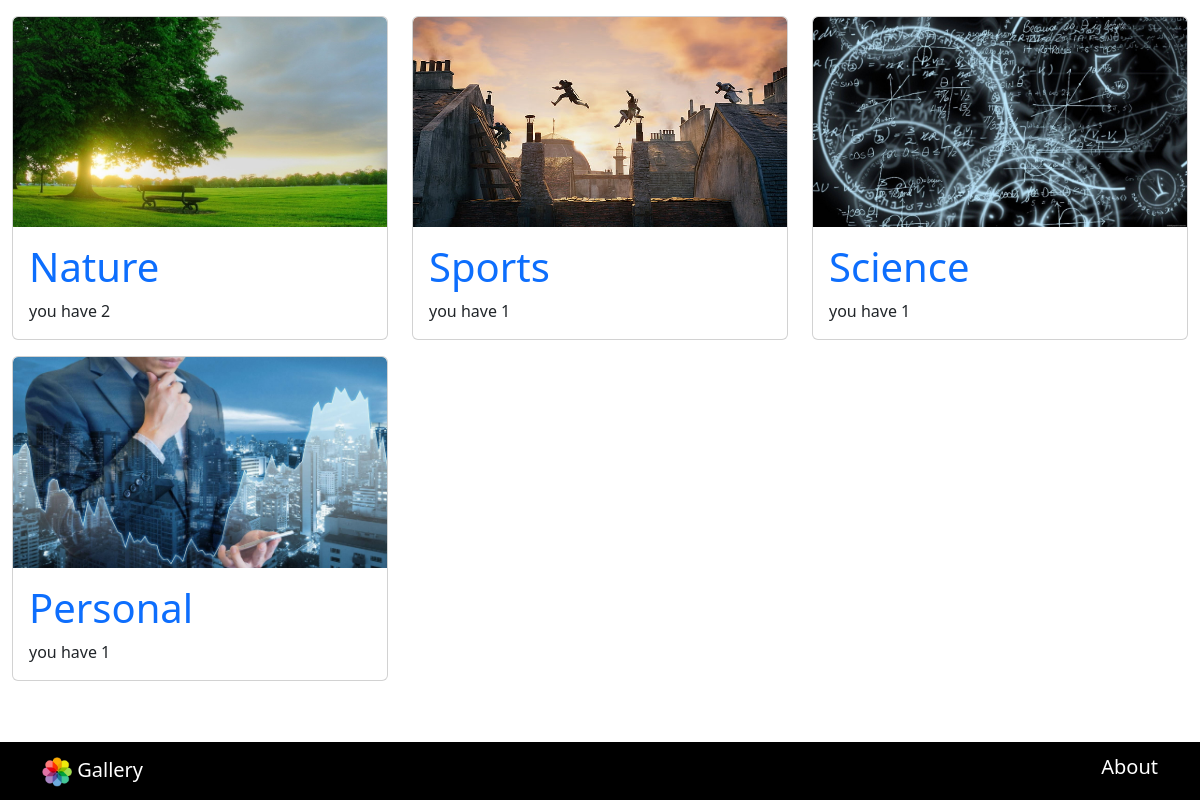
The page / on the database its author committed.
### app/models.py (models this page shows, shortened)
class Category(models.Model):
    name = models.CharField(max_length=100,blank=True)

class Images(models.Model):
    title = models.CharField(max_length=200,blank=True)
    description = models.TextField(max_length=1000,blank=True)
    image = models.ImageField(upload_to=get_file_path)
    category = models.ForeignKey(Category, on_delete=models.CASCADE, related_name='images')
    date_posted = models.DateTimeField(auto_now_add=True, null=True)

### app/views.py (the view)
# urls.py: path('', views.Home, name='home'),
def Home(request):
    categories_with_last_images = []
    categories_with_count = Category.objects.annotate(image_count=Count('images'))
    for category in categories_with_count:
        last_image = category.images.last()  # Use the related name 'images'
        categories_with_last_images.append({'category': category, 'last_image': last_image})
    return render(request, 'home.html', {'categories_with_last_images': categories_with_last_images})

### templates/home.html (shortened to what this page needs)
{% extends 'base.html' %}
{% load static %}
{% block content %}
<div class="container-fluid my-3">
    <div class="row my-3">
        {% for item in categories_with_last_images %}
        <div class="col-lg-4 mb-3">
            <div class="card">
                <div class="image-wrapper ratio ratio-16x9">
                    <a href="{% url 'category_detail' item.category.id %}">
                        <img src="{{ item.last_image.image.url }}" class="card-img-top scale-on-hover" alt="">
                    </a>
                </div>
                <div class="card-body">
                    <a href="{% url 'category_detail' item.category.id %}">
                        <h1>{{ item.category.name }}</h1>
                    </a>
                    you have {{ item.category.image_count }}
                </div>
            </div>
        </div>
        {% endfor %}
    </div>
</div>
{% endblock %}

### templates/base.html (shortened to what this page needs)
{% load static %}
<!DOCTYPE html>
<html lang="en">
<head>
    <link rel="stylesheet" href="{% static 'css/all.min.css' %}" />
    <link rel="stylesheet" href="{% static 'css/bootstrap.min.css' %}" />
    <link rel="stylesheet" href="{% static 'css/style.css' %}" />
</head>
<body class="pb-5">
    {% block content %}{% endblock %}
    <footer>
        <nav class="navbar navbar-expand-lg fixed-bottom bg-black">
            <div class="container">
                <a class="navbar-brand text-white" href="/">
                    <img src="{% static 'img/gicon.png' %}" alt="" width="30px" height="30px">
                    Gallery
                </a>
                <h5 class="text-white" type="button" data-bs-toggle="offcanvas" data-bs-target="#offcanvasBottom"
                    aria-controls="offcanvasBottom">About</h5>
            </div>
        </nav>
    </footer>
</body>
</html>

### static/css/style.css (style rules this page uses)
a { text-decoration: none; }
.card { overflow: hidden; }
.image-wrapper { position: relative; overflow: hidden; }
.scale-on-hover { transition: transform 0.3s ease-in-out; transform-origin: center; }

### rows shown on the page
Category: last_image.image (picture), category.name "Nature", category.image_count "2"
Category: last_image.image (picture), category.name "Sports", category.image_count "1"
Category: last_image.image (picture), category.name "Science", category.image_count "1"
Category: last_image.image (picture), category.name "Personal", category.image_count "1"
